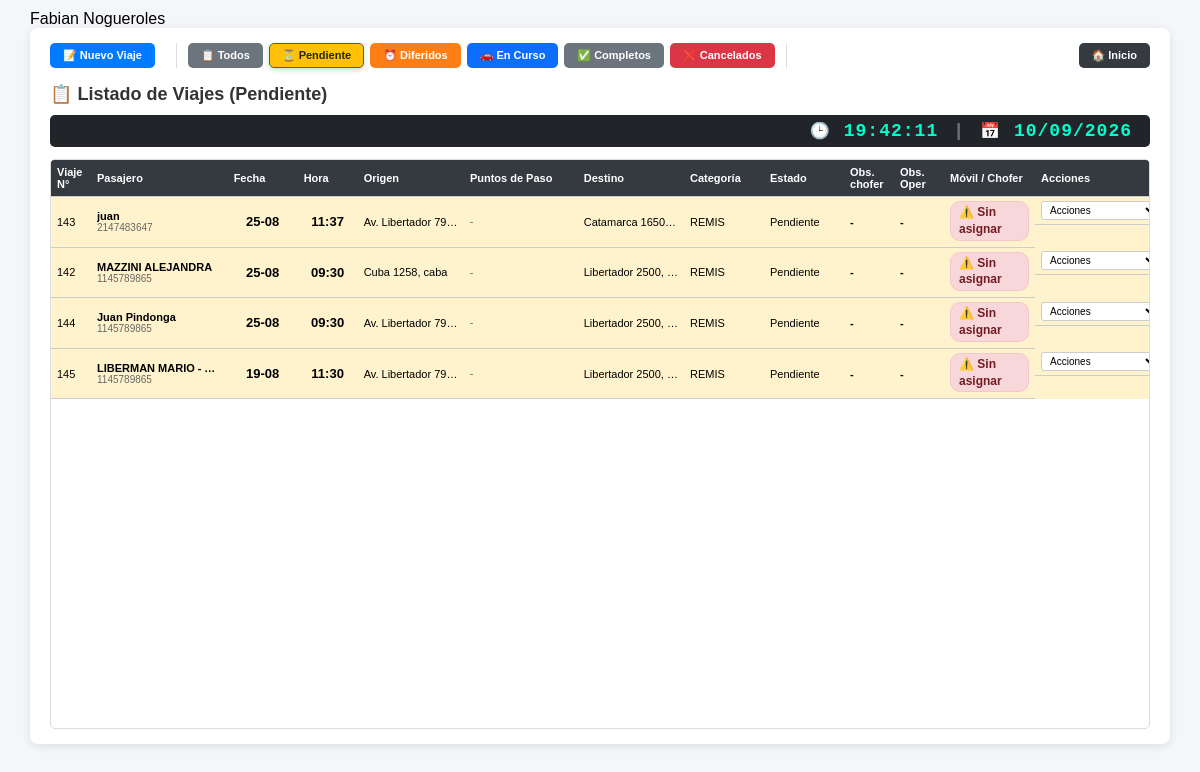
Page /php/00_administracion/despacho_viajes/lista_viajes.php (signed in) on the earlier database version.
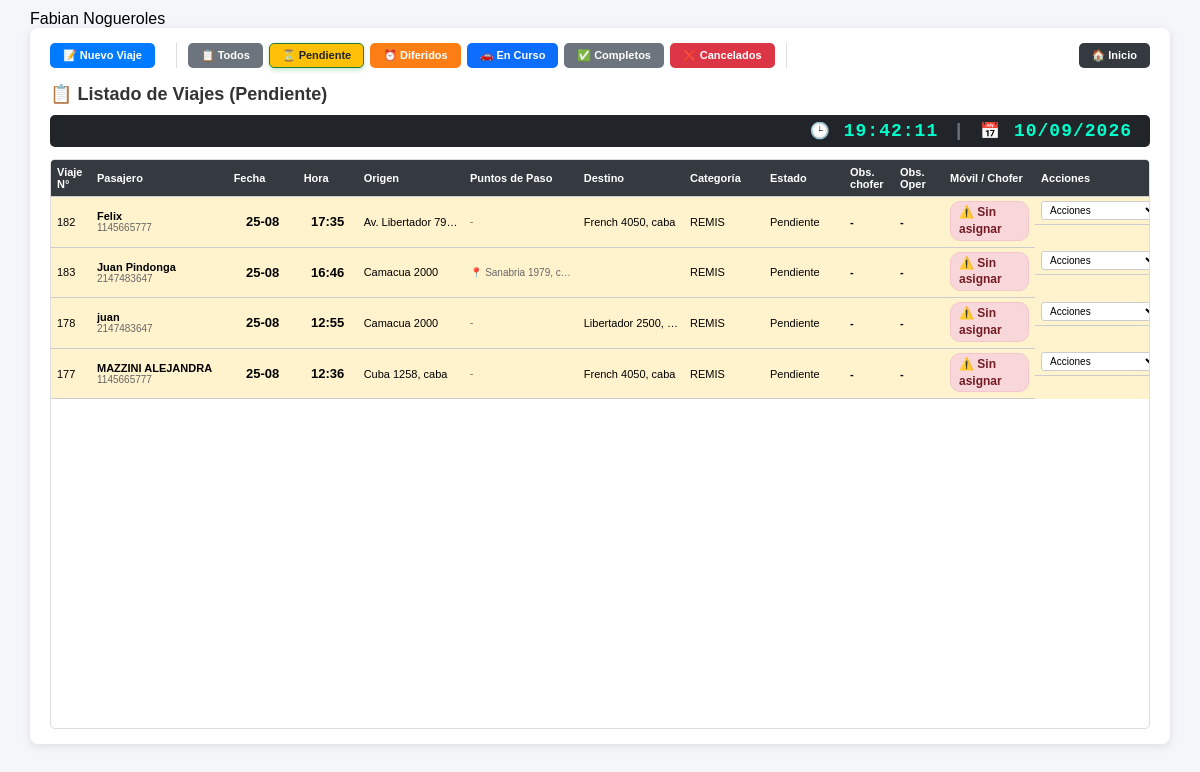
Same page on the later database version.
### tables this page shows
CREATE TABLE `viajes_despacho` (
  `id` int(20) NOT NULL AUTO_INCREMENT,
  `cel_pasaj` int(10) NOT NULL,
  `nombre_pasaj` varchar(50) NOT NULL,
  `direccion_origen` varchar(70) NOT NULL,
  `direccion_destino` varchar(70) DEFAULT NULL,
  `puntos_paso` text DEFAULT NULL,
  `obs_operador` varchar(500) NOT NULL,
  `obs_pasaj` varchar(500) NOT NULL,
  `estado` varchar(15) NOT NULL,
  `diferido` varchar(20) NOT NULL,
  `fecha` date DEFAULT NULL,
  `hora` varchar(11) DEFAULT NULL,
  `categoria_movil` varchar(15) NOT NULL,
  `origen_lat` decimal(10,8) DEFAULT NULL,
  `origen_lng` decimal(11,8) DEFAULT NULL,
  `destino_lat` decimal(10,8) DEFAULT NULL,
  `destino_lng` decimal(11,8) DEFAULT NULL,
  `cc` int(4) DEFAULT NULL,
  `centro_de_costo` int(4) DEFAULT NULL,
  `id_autorizante` int(11) DEFAULT NULL,
  `obs_viaje` varchar(255) NOT NULL,
  `id_chofer` int(4) NOT NULL,
  `asignado_a` int(4) DEFAULT 0,
  `fecha_asignacion` datetime DEFAULT NULL,
  `id_cc` int(4) DEFAULT NULL,
  `km_recorridos` decimal(10,2) NOT NULL,
  `peajes` decimal(5,2) NOT NULL,
  `tiempo_espera` int(10) NOT NULL,
  `observaciones_finalizacion` varchar(100) NOT NULL,
  `fecha_finalizacion` date DEFAULT NULL,
  `chofer_nombre_hist` varchar(100) DEFAULT NULL,
  `chofer_apellido_hist` varchar(100) DEFAULT NULL,
  `chofer_celular_hist` varchar(20) DEFAULT NULL,
  `vehiculo_marca_hist` varchar(50) DEFAULT NULL,
  `vehiculo_modelo_hist` varchar(50) DEFAULT NULL,
  `vehiculo_patente_hist` varchar(20) DEFAULT NULL,
  `vehiculo_color_hist` varchar(20) DEFAULT NULL,
  PRIMARY KEY (`id`)
);

### php/00_administracion/despacho_viajes/lista_viajes.php (the view, shortened to what the changed rows need)
<?php
$filtro_estado = isset($_GET['filtro']) ? $_GET['filtro'] : 'pendiente';
function obtenerViajesFiltrados($filtro = 'pendiente')
{
    $conn = conexion();
    $sql = "SELECT * FROM viajes_despacho WHERE 1=1";
    switch ($filtro) {
        case 'pendiente':
            $sql .= " AND estado = 'Pendiente'";
            break;
    }
    $sql .= " ORDER BY fecha DESC, hora DESC";
    $stmt = $conn->prepare($sql);
    $stmt->execute();
    return $stmt->fetchAll(PDO::FETCH_ASSOC);
}
$viajes = obtenerViajesFiltrados($filtro_estado);
?>
<!DOCTYPE html>
<html lang="es">
<head>
    <link rel="stylesheet" href="../../../css/estilos.css">
    <link rel="stylesheet" href="https://unpkg.com/leaflet@1.9.4/dist/leaflet.css" />
    <link rel="stylesheet" href="../../../css/listado_viajes.css">
</head>
<body>
    <div class="container">
        <div class="card">
            <div class="tabla-scroll">
                <table class="table">
                    <thead>
                        <tr>
                            <th class="col-id">Viaje N°</th>
                            <th class="col-pasajero">Pasajero</th>
                            <th class="col-fe-tiempo">Fecha</th>
                            <th class="col-tiempo">Hora</th>
                            <th class="col-direccion">Origen</th>
                            <th class="col-puntos-paso">Puntos de Paso</th>
                            <th class="col-direccion">Destino</th>
                            <th class="col-cat">Categoría</th>
                            <th class="col-tipo">Estado</th>
                            <th class="col-obs">Obs. chofer</th>
                            <th class="col-obs">Obs. Oper</th>
                            <th class="col-asignado">Móvil / Chofer</th>
                            <th class="col-acciones">Acciones</th>
                        </tr>
                    </thead>
                    <tbody>
                        <?php if (empty($viajes)): ?>
                            <tr>
                                <td colspan="12" class="mensaje-vacio">No hay viajes en esta categoría</td>
                            </tr>
                            <?php else: foreach ($viajes as $v): ?>
                                <?php
                                $clase_fila = '';
                                if ($v['estado'] == 'Pendiente') {
                                    $clase_fila = 'fila-pendiente';
                                } elseif ($v['estado'] == 'Diferido') {
                                    $clase_fila = 'fila-diferido';
                                } elseif ($v['estado'] == 'Asignado') {
                                    $clase_fila = 'fila-asignado';
                                } elseif ($v['estado'] == 'En Curso') {
                                    $clase_fila = 'fila-asignado';
                                } elseif ($v['estado'] == 'Completo') {
                                    $clase_fila = 'fila-completo';
                                } elseif ($v['estado'] == 'Cancelado') {
                                    $clase_fila = 'fila-cancelado';
                                }
                                ?>
                                <tr class="<?= $clase_fila ?>">
                                    <td class="col-id"><?= $v['id'] ?></td>
                                    <td class="col-pasajero">
                                        <strong title="<?= htmlspecialchars($v['nombre_pasaj']) ?>">
                                            <?= htmlspecialchars($v['nombre_pasaj']) ?>
                                        </strong>
                                        <small title="<?= htmlspecialchars($v['cel_pasaj']) ?>">
                                            <?= htmlspecialchars($v['cel_pasaj']) ?>
                                        </small>
                                    </td>
                                    <td class="col-fe-tiempo" style="font-weight:bold; font-size:13px; text-align:center;">
                                        <?= date('d-m', strtotime($v['fecha'])) ?>
                                    </td>
                                    <td class="col-tiempo" style="font-weight:bold; font-size:13px; text-align:center;">
                                        <?= substr($v['hora'], 0, 5) ?>
                                    </td>
                                    <td class="col-direccion" title="<?= htmlspecialchars($v['direccion_origen']) ?>">
                                        <?= htmlspecialchars($v['direccion_origen']) ?>
                                    </td>
                                    <td class="col-puntos-paso" style="font-size:10px; color:#666; max-width:150px; overflow:hidden; text-overflow:ellipsis; white-space:nowrap;"
                                        title="<?= htmlspecialchars($v['puntos_paso'] ?? '') ?>">
                                        <?= $v['puntos_paso'] ? '📍 ' . htmlspecialchars($v['puntos_paso']) : '-' ?>
                                    </td>
                                    <td class="col-direccion" title="<?= htmlspecialchars($v['direccion_destino']) ?>">
                                        <?= htmlspecialchars($v['direccion_destino']) ?>
                                    </td>
                                    <td class="col-cat"><?= $v['categoria_movil'] ?></td>
                                    <td class="col-tipo"><?= $v['estado'] ?></td>
                                    <td class="col-obs text-obs tooltip-gris" data-texto="<?= htmlspecialchars($v['obs_pasaj'] ?? '') ?>">
                                        <?php if (!empty($v['obs_pasaj'])): ?>
                                            <span class="icon-obs">✔</span>
                                        <?php else: ?>
                                            <span class="icon-obs">-</span>
                                        <?php endif; ?>
                                    </td>
                                    <td class="col-obs text-obs" data-texto="<?= htmlspecialchars($v['obs_operador'] ?? '') ?>">
                                        <?php if (!empty($v['obs_operador'])): ?>
                                            <span class="icon-obs">✔</span>
                                        <?php else: ?>
                                            <span class="icon-obs">-</span>
                                        <?php endif; ?>
                                    </td>
                                    <td class="col-asignado">
                                        <?php if (!empty($v['asignado_a'])): ?>
                                            <?php $chofer = obtenerChoferPorMovil($v['asignado_a']); ?>
                                            <?php $nombreChofer = ($chofer) ? $chofer['nombre'] . ' ' . $chofer['apellido'] : ''; ?>
                                            <span class="badge-asignado si">
                                                <span class="movil">🚗 <?= $v['asignado_a'] ?></span>
                                                <?php if ($nombreChofer): ?>
                                                    <span class="chofer">👤 <?= $nombreChofer ?></span>
                                                <?php endif; ?>
                                            </span>
                                        <?php else: ?>
                                            <span class="badge-asignado no">
                                                <span class="movil">⚠️ Sin asignar</span>
                                            </span>
                                        <?php endif; ?>
                                    </td>
                                    <td class="col-acciones">
                                        <?php if ($filtro_estado !== 'completos' && $filtro_estado !== 'cancelados'): ?>
                                            <select name="acciones_viaje" class="acciones-select" onchange="evaluarAccion(this, <?= $v['id'] ?>)">
                                                <option value="">Acciones</option>
                                            </select>
                                        <?php else: ?>
                                            <span style="color:#999; font-size:10px;">---</span>
                                        <?php endif; ?>
                                    </td>
                                </tr>
                        <?php endforeach;
                        endif; ?>
                    </tbody>
                </table>
            </div>
        </div>
    </div>
</body>
</html>

Differences in the rows shown:
no longer on this page (row edited): viajes_despacho: id "143", nombre_pasaj "juan", cel_pasaj "2147483647", fecha "25-08", hora "11:37", direccion_origen "Av. Libertador 79…", direccion_destino "Catamarca 1650…", categoria_movil "REMIS", estado "Pendiente", asignado_a "⚠️ Sin asignar"
no longer on this page (row edited): viajes_despacho: id "142", nombre_pasaj "MAZZINI ALEJANDRA", cel_pasaj "1145789865", fecha "25-08", hora "09:30", direccion_origen "Cuba 1258, caba", direccion_destino "Libertador 2500,…", categoria_movil "REMIS", estado "Pendiente", asignado_a "⚠️ Sin asignar"
no longer on this page (row edited): viajes_despacho: id "144", nombre_pasaj "Juan Pindonga", cel_pasaj "1145789865", fecha "25-08", hora "09:30", direccion_origen "Av. Libertador 79…", direccion_destino "Libertador 2500,…", categoria_movil "REMIS", estado "Pendiente", asignado_a "⚠️ Sin asignar"
no longer on this page (row edited): viajes_despacho: id "145", nombre_pasaj "LIBERMAN MARIO -…", cel_pasaj "1145789865", fecha "19-08", hora "11:30", direccion_origen "Av. Libertador 79…", direccion_destino "Libertador 2500,…", categoria_movil "REMIS", estado "Pendiente", asignado_a "⚠️ Sin asignar"
added viajes_despacho: id "182", nombre_pasaj "Felix", cel_pasaj "1145665777", fecha "25-08", hora "17:35", direccion_origen "Av. Libertador 79…", direccion_destino "French 4050, caba", categoria_movil "REMIS", estado "Pendiente", asignado_a "⚠️ Sin asignar"
added viajes_despacho: id "183", nombre_pasaj "Juan Pindonga", cel_pasaj "2147483647", fecha "25-08", hora "16:46", direccion_origen "Camacua 2000", puntos_paso "Sanabria 1979, c…", categoria_movil "REMIS", estado "Pendiente", asignado_a "⚠️ Sin asignar"
added viajes_despacho: id "178", nombre_pasaj "juan", cel_pasaj "2147483647", fecha "25-08", hora "12:55", direccion_origen "Camacua 2000", direccion_destino "Libertador 2500,…", categoria_movil "REMIS", estado "Pendiente", asignado_a "⚠️ Sin asignar"
added viajes_despacho: id "177", nombre_pasaj "MAZZINI ALEJANDRA", cel_pasaj "1145665777", fecha "25-08", hora "12:36", direccion_origen "Cuba 1258, caba", direccion_destino "French 4050, caba", categoria_movil "REMIS", estado "Pendiente", asignado_a "⚠️ Sin asignar"
